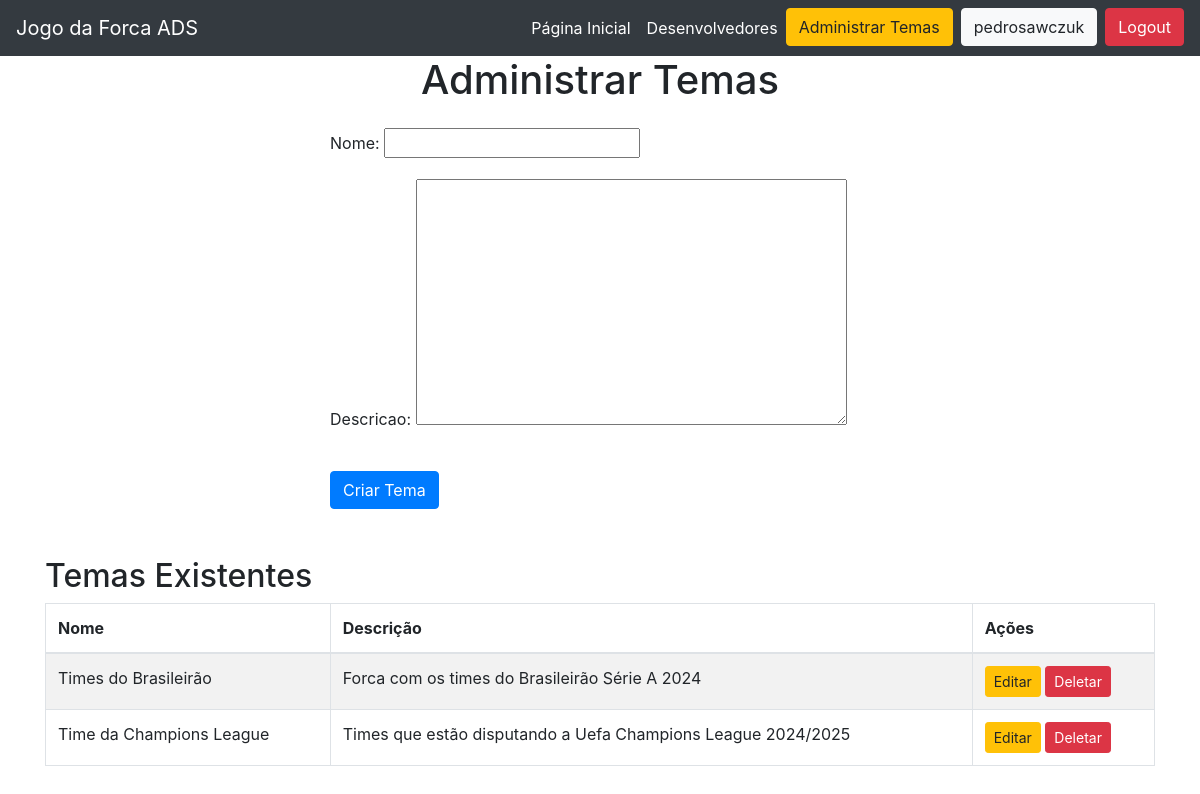
Page /professor/tema/administrar-temas (signed in) on the committed database.
### core/models.py (models this page shows, shortened)
class Tema(models.Model):
    nome = models.CharField(max_length=100, unique=True)
    descricao = models.TextField(blank=True, null=True)
    professor = models.ForeignKey(User, on_delete=models.CASCADE, limit_choices_to={'groups__name': 'professores'})

### core/views.py (the view, shortened to what this page needs)
# urls.py: path("professor/tema/administrar-temas", AdministrarTemasPageView.as_view(), name="administrarTemasPage"),
class AdministrarTemasPageView(CreateView, ListView):
    model = Tema
    form_class = TemaForm
    template_name = 'professor/temas/temasPage.html'
    success_url = reverse_lazy('administrarTemasPage')
    def get_queryset(self):
        return Tema.objects.filter(professor=self.request.user)
    def get_context_data(self, **kwargs):
        context = super().get_context_data(**kwargs)
        user = self.request.user
        context['is_professor'] = user.is_authenticated and user.groups.filter(name='professores').exists()
        return context

### core/forms.py
class TemaForm(forms.ModelForm):
    class Meta:
        model = Tema
        fields = ['nome', 'descricao']

### core/templates/professor/temas/temasPage.html (shortened to what this page needs)
{% extends "base.html" %}
{% block main %}
<div class="container">
  <h1 class="text-center mb-4">Administrar Temas</h1>
  <div class="row justify-content-center">
    <div class="col-md-6">
      <form method="post">
        {{ form.as_p }}
        <button type="submit" class="btn btn-primary mt-3">Criar Tema</button>
      </form>
    </div>
  </div>
  <div class="row mt-5">
    <div class="col-md-12">
      <h2>Temas Existentes</h2>
      <table class="table table-bordered table-striped">
        <thead>
          <tr>
            <th>Nome</th>
            <th>Descrição</th>
            <th>Ações</th>
          </tr>
        </thead>
        <tbody>
          {% for tema in object_list %}
          <tr>
            <td>{{ tema.nome }}</td>
            <td>{{ tema.descricao }}</td>
            <td>
              <a href="{% url 'editarTema' tema.id %}" class="btn btn-sm btn-warning">Editar</a>
              <a href="{% url 'deletarTema' tema.id %}" class="btn btn-sm btn-danger">Deletar</a>
            </td>
          </tr>
          {% endfor %}
        </tbody>
      </table>
    </div>
  </div>
</div>
{% endblock main %}

### core/templates/base.html (shortened to what this page needs)
<!DOCTYPE html>
<html lang="pt-br">
  <head>
    <link
      rel="stylesheet"
      href="https://stackpath.bootstrapcdn.com/bootstrap/4.5.2/css/bootstrap.min.css"
    />
  </head>
  <body>
    <nav class="navbar navbar-expand-lg navbar-dark bg-dark">
      <a class="navbar-brand" href="{% url 'homePage' %}">Jogo da Forca ADS</a>
      <div class="collapse navbar-collapse">
        <ul class="navbar-nav ml-auto">
          <li class="nav-item">
            <a class="nav-link text-white" href="{% url 'homePage' %}"
              >Página Inicial</a
            >
          </li>
          <li class="nav-item">
            <a
              class="nav-link text-white"
              href="{% url 'desenvolvedoresPage' %}"
              >Desenvolvedores</a
            >
          </li>
          {% if user.is_authenticated %} {% if is_professor %}
          <li class="nav-item">
            <a class="btn btn-warning" href="{% url 'professorGeralPage' %}" style="margin-right: 0.5em"
              >Administrar Temas</a
            >
          </li>
          {% endif %}
          <li class="nav-item">
            <a
              class="btn btn-light"
              href="{% url 'homePage' %}"
              style="margin-right: 0.5em"
              >{{ user.username }}</a
            >
          </li>
          <li class="nav-item">
            <form action="{% url 'logout' %}" method="post" class="form-inline">
              <button type="submit" class="btn btn-danger">Logout</button>
            </form>
          </li>
          {% else %}
          <li class="nav-item">
            <a class="btn btn-success" href="{% url 'signin' %}">Entrar</a>
          </li>
          {% endif %}
        </ul>
      </div>
    </nav>
    {% block main %} {% endblock main %}
  </body>
</html>

### rows in the picture
Tema: nome "Times do Brasileirão", descricao "Forca com os times do Brasileirão Série A 2024"
Tema: nome "Time da Champions League", descricao "Times que estão disputando a Uefa Champions League 2024/2025"

### other values in the picture
{{ user.username }} "pedrosawczuk"
